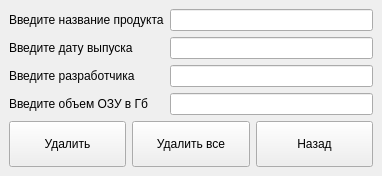
<?xml version="1.0" encoding="UTF-8"?>
<ui version="4.0">
 <class>DeleteWindow</class>
 <widget class="QMainWindow" name="DeleteWindow">
  <property name="geometry">
   <rect>
    <x>0</x>
    <y>0</y>
    <width>382</width>
    <height>176</height>
   </rect>
  </property>
  <property name="windowTitle">
   <string>Удалание продукта</string>
  </property>
  <widget class="QWidget" name="centralwidget">
   <layout class="QVBoxLayout" name="verticalLayout">
    <item>
     <layout class="QFormLayout" name="formLayout">
      <item row="0" column="0">
       <widget class="QLabel" name="label">
        <property name="text">
         <string>Введите название продукта</string>
        </property>
       </widget>
      </item>
      <item row="1" column="0">
       <widget class="QLabel" name="label_2">
        <property name="text">
         <string>Введите дату выпуска</string>
        </property>
       </widget>
      </item>
      <item row="2" column="0">
       <widget class="QLabel" name="label_3">
        <property name="text">
         <string>Введите разработчика</string>
        </property>
       </widget>
      </item>
      <item row="3" column="0">
       <widget class="QLabel" name="label_4">
        <property name="text">
         <string>Введите объем ОЗУ в Гб</string>
        </property>
       </widget>
      </item>
      <item row="0" column="1">
       <widget class="QLineEdit" name="lineEdit_name"/>
      </item>
      <item row="1" column="1">
       <widget class="QLineEdit" name="lineEdit_release"/>
      </item>
      <item row="2" column="1">
       <widget class="QLineEdit" name="lineEdit_developer"/>
      </item>
      <item row="3" column="1">
       <widget class="QLineEdit" name="lineEdit_memory"/>
      </item>
     </layout>
    </item>
    <item>
     <layout class="QHBoxLayout" name="horizontalLayout">
      <item>
       <widget class="QPushButton" name="pushButton_delete">
        <property name="maximumSize">
         <size>
          <width>16777215</width>
          <height>50</height>
         </size>
        </property>
        <property name="text">
         <string>Удалить</string>
        </property>
       </widget>
      </item>
      <item>
       <widget class="QPushButton" name="pushButton_deleteall">
        <property name="maximumSize">
         <size>
          <width>16777215</width>
          <height>50</height>
         </size>
        </property>
        <property name="text">
         <string>Удалить все</string>
        </property>
       </widget>
      </item>
      <item>
       <widget class="QPushButton" name="pushButton_back">
        <property name="maximumSize">
         <size>
          <width>16777215</width>
          <height>50</height>
         </size>
        </property>
        <property name="text">
         <string>Назад</string>
        </property>
       </widget>
      </item>
     </layout>
    </item>
   </layout>
  </widget>
 </widget>
 <resources/>
 <connections/>
</ui>
